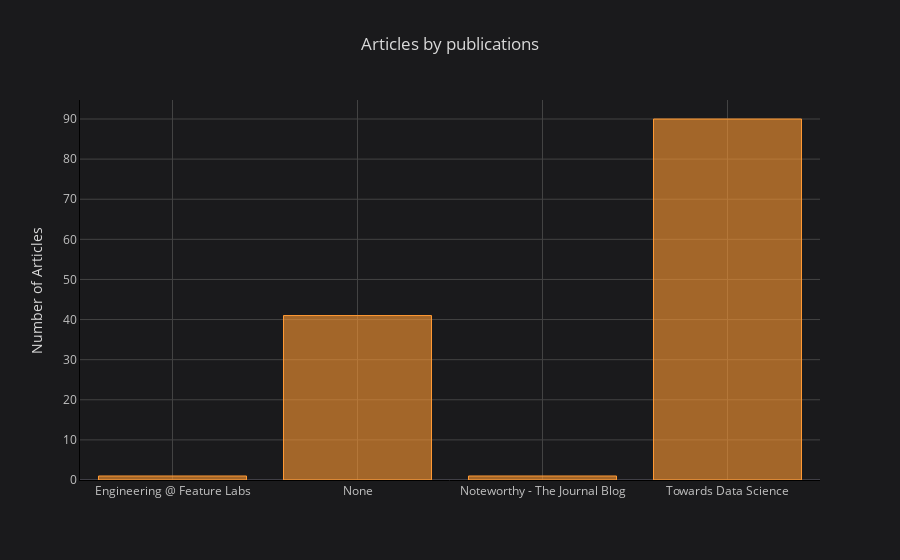

Notebook code cell kept with this figure:
### Code cell
df.groupby('publication').count()['fans'].iplot(
    kind='bar', yTitle='Number of Articles', linecolor='black', title='Articles by publications')

### Figure 1 — Plotly figure (JSON) as saved in the notebook; plotly's stock layout.template omitted (floating-point values rounded to 4 significant figures)
{"data": [{"marker": {"color": "rgba(255, 153, 51, 0.6)", "line": {"color": "rgba(255, 153, 51, 1.0)", "width": 1}}, "name": "fans", "orientation": "v", "text": "", "type": "bar", "uid": "c7908cd8-9ed4-4d63-a115-1fa002933dba", "x": ["Engineering @ Feature Labs", "None", "Noteworthy - The Journal Blog", "Towards Data Science"], "y": [1, 41, 1, 90]}], "layout": {"legend": {"bgcolor": "#1A1A1C", "font": {"color": "#D9D9D9"}}, "paper_bgcolor": "#1A1A1C", "plot_bgcolor": "#1A1A1C", "title": {"font": {"color": "#D9D9D9"}, "text": "Articles by publications"}, "xaxis": {"gridcolor": "#434343", "linecolor": "black", "showgrid": true, "tickfont": {"color": "#C2C2C2"}, "title": {"font": {"color": "#D9D9D9"}, "text": ""}, "zerolinecolor": "#666570"}, "yaxis": {"gridcolor": "#434343", "linecolor": "black", "showgrid": true, "tickfont": {"color": "#C2C2C2"}, "title": {"font": {"color": "#D9D9D9"}, "text": "Number of Articles"}, "zerolinecolor": "#666570"}}}
